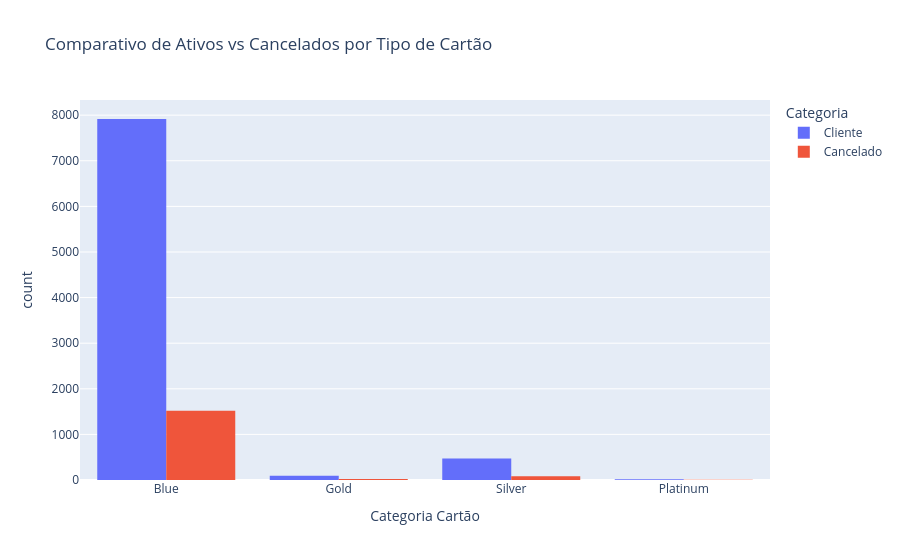

Notebook code cell kept with this figure:
### Code cell
import plotly.express as px # Importando a biblioteca de gráficos

# 1. Vamos criar um gráfico de barras comparando as categorias
# Usamos o 'df' original para que o gráfico conte automaticamente
fig = px.histogram(df, 
                   x="Categoria Cartão", 
                   color="Categoria", 
                   barmode="group",
                   title="Comparativo de Ativos vs Cancelados por Tipo de Cartão")

# 2. Exibir o gráfico
# No VS Code, isso abrirá uma aba no seu navegador ou uma janela ao lado
fig.show()

### Figure 1 — Plotly figure (JSON) as saved in the notebook; plotly's stock layout.template omitted (floating-point values rounded to 4 significant figures; data arrays with more than 128 entries replaced by an {"elided": "..."} marker saying what was removed)
{"data": [{"alignmentgroup": "True", "bingroup": "x", "hovertemplate": "Categoria=Cliente<br>Categoria Cartão=%{x}<br>count=%{y}<extra></extra>", "legendgroup": "Cliente", "marker": {"color": "#636efa", "pattern": {"shape": ""}}, "name": "Cliente", "offsetgroup": "Cliente", "orientation": "v", "showlegend": true, "type": "histogram", "x": {"elided": "8500 str values"}, "xaxis": "x", "yaxis": "y"}, {"alignmentgroup": "True", "bingroup": "x", "hovertemplate": "Categoria=Cancelado<br>Categoria Cartão=%{x}<br>count=%{y}<extra></extra>", "legendgroup": "Cancelado", "marker": {"color": "#EF553B", "pattern": {"shape": ""}}, "name": "Cancelado", "offsetgroup": "Cancelado", "orientation": "v", "showlegend": true, "type": "histogram", "x": {"elided": "1627 str values"}, "xaxis": "x", "yaxis": "y"}], "layout": {"barmode": "group", "legend": {"title": {"text": "Categoria"}, "tracegroupgap": 0}, "title": {"text": "Comparativo de Ativos vs Cancelados por Tipo de Cartão"}, "xaxis": {"anchor": "y", "domain": [0, 1], "title": {"text": "Categoria Cartão"}}, "yaxis": {"anchor": "x", "domain": [0, 1], "title": {"text": "count"}}}}
